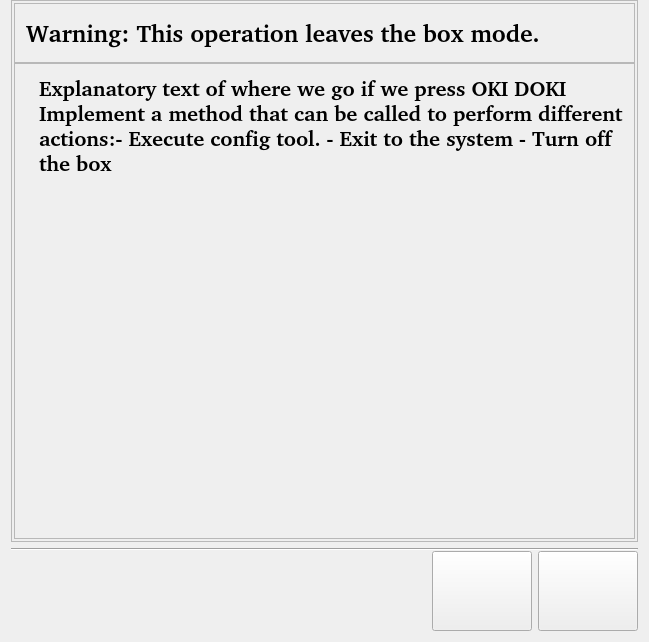
<?xml version="1.0" encoding="UTF-8"?>
<ui version="4.0">
 <class>ExitActionsWidget</class>
 <widget class="QWidget" name="ExitActionsWidget">
  <property name="geometry">
   <rect>
    <x>0</x>
    <y>0</y>
    <width>649</width>
    <height>642</height>
   </rect>
  </property>
  <property name="windowTitle">
   <string>Form4</string>
  </property>
  <layout class="QVBoxLayout">
   <property name="spacing">
    <number>6</number>
   </property>
   <property name="leftMargin">
    <number>11</number>
   </property>
   <property name="topMargin">
    <number>0</number>
   </property>
   <property name="rightMargin">
    <number>11</number>
   </property>
   <property name="bottomMargin">
    <number>11</number>
   </property>
   <item>
    <widget class="QFrame" name="Frame16">
     <property name="frameShape">
      <enum>QFrame::StyledPanel</enum>
     </property>
     <property name="frameShadow">
      <enum>QFrame::Sunken</enum>
     </property>
     <property name="lineWidth">
      <number>2</number>
     </property>
     <layout class="QVBoxLayout">
      <property name="spacing">
       <number>0</number>
      </property>
      <property name="leftMargin">
       <number>2</number>
      </property>
      <property name="topMargin">
       <number>2</number>
      </property>
      <property name="rightMargin">
       <number>2</number>
      </property>
      <property name="bottomMargin">
       <number>2</number>
      </property>
      <item>
       <widget class="QFrame" name="Frame3">
        <property name="minimumSize">
         <size>
          <width>0</width>
          <height>60</height>
         </size>
        </property>
        <property name="maximumSize">
         <size>
          <width>32567</width>
          <height>60</height>
         </size>
        </property>
        <property name="frameShape">
         <enum>QFrame::StyledPanel</enum>
        </property>
        <property name="frameShadow">
         <enum>QFrame::Raised</enum>
        </property>
        <property name="lineWidth">
         <number>2</number>
        </property>
        <layout class="QHBoxLayout">
         <property name="spacing">
          <number>6</number>
         </property>
         <property name="leftMargin">
          <number>11</number>
         </property>
         <property name="topMargin">
          <number>11</number>
         </property>
         <property name="rightMargin">
          <number>11</number>
         </property>
         <property name="bottomMargin">
          <number>11</number>
         </property>
         <item>
          <widget class="QLabel" name="main_title_label">
           <property name="font">
            <font>
             <family>Nimbus Sans l [Urw]</family>
             <pointsize>18</pointsize>
             <weight>75</weight>
             <bold>true</bold>
            </font>
           </property>
           <property name="text">
            <string>Warning: This operation leaves the box mode.</string>
           </property>
           <property name="wordWrap">
            <bool>false</bool>
           </property>
          </widget>
         </item>
         <item>
          <spacer name="Spacer3">
           <property name="orientation">
            <enum>Qt::Horizontal</enum>
           </property>
           <property name="sizeType">
            <enum>QSizePolicy::Expanding</enum>
           </property>
           <property name="sizeHint" stdset="0">
            <size>
             <width>181</width>
             <height>0</height>
            </size>
           </property>
          </spacer>
         </item>
        </layout>
       </widget>
      </item>
      <item>
       <widget class="QFrame" name="Frame18">
        <property name="sizePolicy">
         <sizepolicy hsizetype="Expanding" vsizetype="Expanding">
          <horstretch>0</horstretch>
          <verstretch>0</verstretch>
         </sizepolicy>
        </property>
        <property name="frameShape">
         <enum>QFrame::StyledPanel</enum>
        </property>
        <property name="frameShadow">
         <enum>QFrame::Raised</enum>
        </property>
        <layout class="QHBoxLayout">
         <property name="spacing">
          <number>6</number>
         </property>
         <property name="leftMargin">
          <number>11</number>
         </property>
         <property name="topMargin">
          <number>11</number>
         </property>
         <property name="rightMargin">
          <number>11</number>
         </property>
         <property name="bottomMargin">
          <number>11</number>
         </property>
         <item>
          <layout class="QVBoxLayout">
           <property name="spacing">
            <number>6</number>
           </property>
           <property name="leftMargin">
            <number>0</number>
           </property>
           <property name="topMargin">
            <number>0</number>
           </property>
           <property name="rightMargin">
            <number>0</number>
           </property>
           <property name="bottomMargin">
            <number>0</number>
           </property>
           <item>
            <widget class="QLabel" name="icon_label">
             <property name="pixmap">
              <pixmap>image0</pixmap>
             </property>
             <property name="scaledContents">
              <bool>false</bool>
             </property>
             <property name="wordWrap">
              <bool>false</bool>
             </property>
            </widget>
           </item>
           <item>
            <spacer name="Spacer22">
             <property name="orientation">
              <enum>Qt::Vertical</enum>
             </property>
             <property name="sizeType">
              <enum>QSizePolicy::Expanding</enum>
             </property>
             <property name="sizeHint" stdset="0">
              <size>
               <width>0</width>
               <height>101</height>
              </size>
             </property>
            </spacer>
           </item>
          </layout>
         </item>
         <item>
          <widget class="QLabel" name="abstract_label">
           <property name="sizePolicy">
            <sizepolicy hsizetype="Expanding" vsizetype="Expanding">
             <horstretch>0</horstretch>
             <verstretch>0</verstretch>
            </sizepolicy>
           </property>
           <property name="font">
            <font>
             <family>Nimbus Sans l [Urw]</family>
             <pointsize>16</pointsize>
             <weight>75</weight>
             <bold>true</bold>
            </font>
           </property>
           <property name="text">
            <string>Explanatory text of where we go if we press OKI DOKI
Implement a method that can be called to perform different actions:- Execute config tool.
 - Exit to the system
 - Turn off the box</string>
           </property>
           <property name="textFormat">
            <enum>Qt::RichText</enum>
           </property>
           <property name="alignment">
            <set>Qt::AlignTop</set>
           </property>
           <property name="wordWrap">
            <bool>true</bool>
           </property>
          </widget>
         </item>
        </layout>
       </widget>
      </item>
     </layout>
    </widget>
   </item>
   <item>
    <layout class="QVBoxLayout">
     <property name="spacing">
      <number>0</number>
     </property>
     <item>
      <widget class="Line" name="Line1_2">
       <property name="frameShape">
        <enum>QFrame::HLine</enum>
       </property>
       <property name="frameShadow">
        <enum>QFrame::Sunken</enum>
       </property>
      </widget>
     </item>
     <item>
      <layout class="QHBoxLayout">
       <item>
        <spacer name="Spacer1_2">
         <property name="orientation">
          <enum>Qt::Horizontal</enum>
         </property>
         <property name="sizeType">
          <enum>QSizePolicy::Expanding</enum>
         </property>
         <property name="sizeHint" stdset="0">
          <size>
           <width>310</width>
           <height>16</height>
          </size>
         </property>
        </spacer>
       </item>
       <item>
        <widget class="QPushButton" name="ok_button">
         <property name="minimumSize">
          <size>
           <width>100</width>
           <height>80</height>
          </size>
         </property>
         <property name="text">
          <string/>
         </property>
        </widget>
       </item>
       <item>
        <widget class="QPushButton" name="cancel_button">
         <property name="minimumSize">
          <size>
           <width>100</width>
           <height>80</height>
          </size>
         </property>
         <property name="text">
          <string/>
         </property>
        </widget>
       </item>
      </layout>
     </item>
    </layout>
   </item>
  </layout>
 </widget>
 <layoutdefault spacing="6" margin="11"/>
 <resources/>
 <connections/>
</ui>
